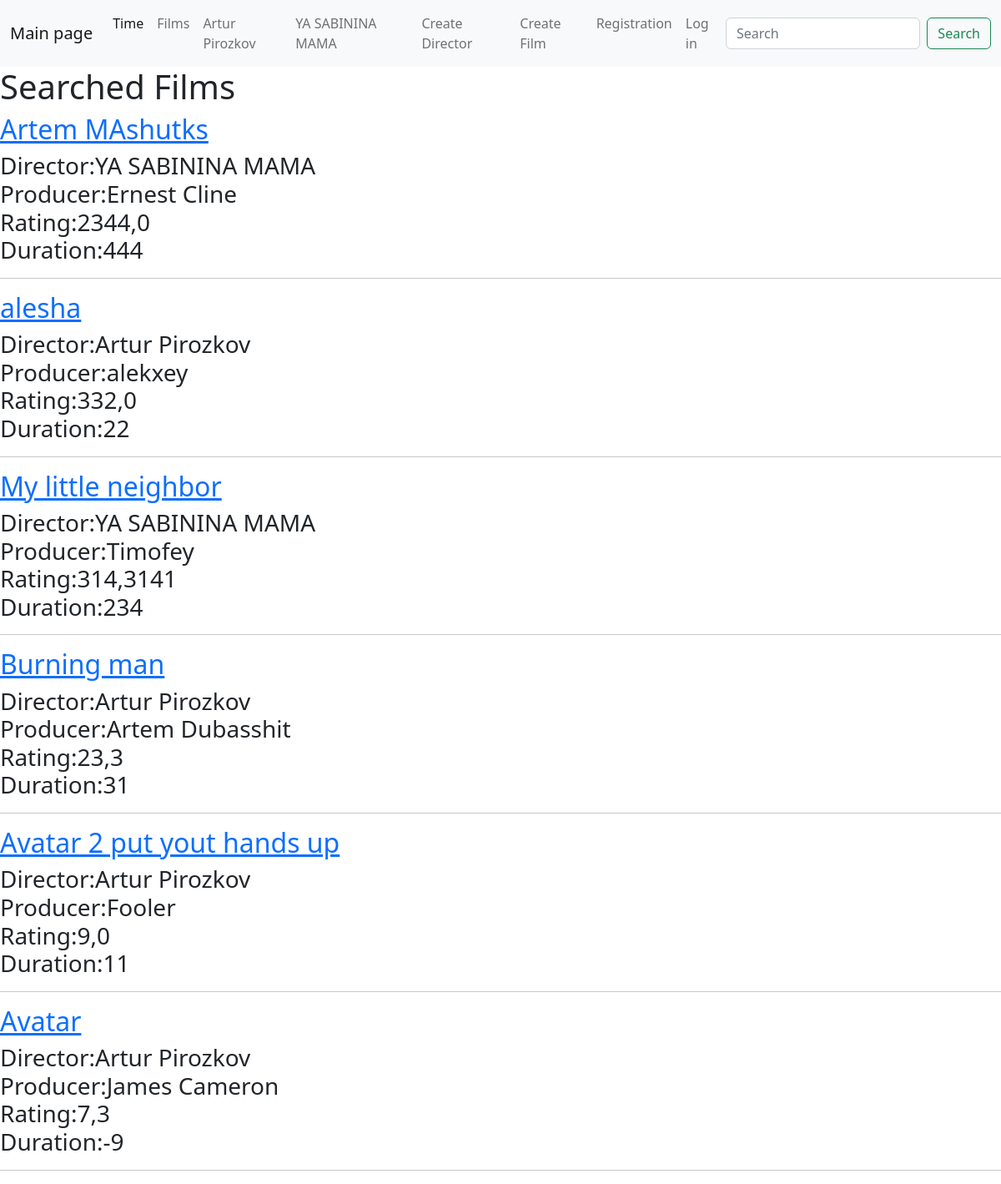
The app's page /search/, older data.
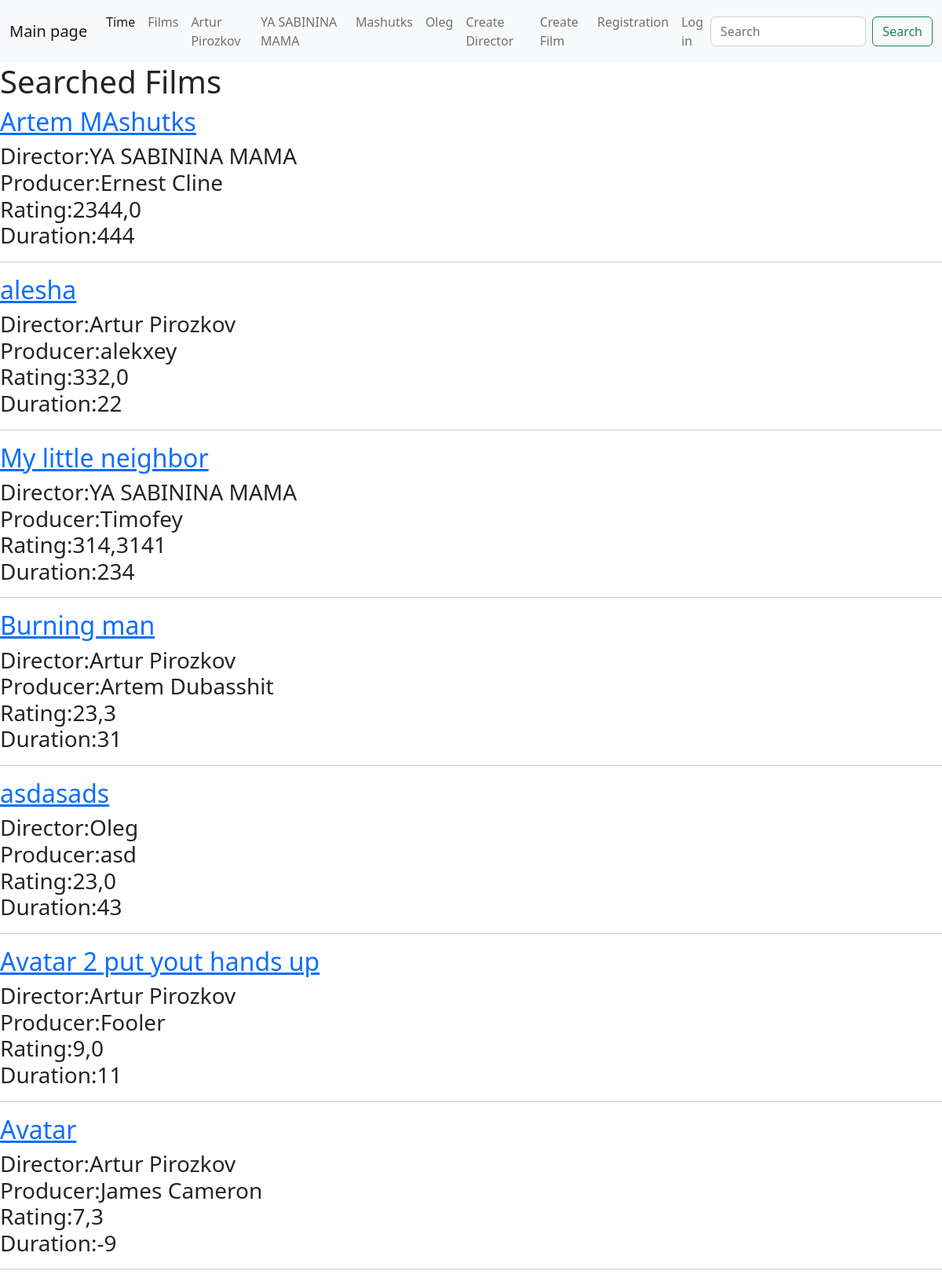
The same page, newer data.
### main/models.py (models this page shows, shortened)
class Director(models.Model):
    class Meta:
        verbose_name = 'Режиссерa'
        verbose_name_plural = 'Режиссеры'
    name = models.CharField(max_length=70, verbose_name='Режиссер')
    def __str__(self):        return self.name

class Films(models.Model):
    class Meta:
        verbose_name = 'Фильм'
        verbose_name_plural = 'Фильмы'
        ordering = ['-rating', 'title']
    director = models.ForeignKey(Director, on_delete=models.PROTECT,
                                 related_name="director" , null=True,
                                 verbose_name='Режиссёр')
    title = models.CharField(max_length=250 ,
                             verbose_name='Название')
    producer = models.CharField(max_length=250,
                                verbose_name='Продюссер')
    rating = models.FloatField(verbose_name='Рейтинг')
    duration = models.IntegerField(verbose_name='Длительность')
    created = models.DateTimeField(auto_now_add=True, null=True,
                                   verbose_name='Дата создания')
    updated = models.DateTimeField(auto_now=True, null=True,
                                   verbose_name='Дата обновления')

### main/views.py (the view)
# urls.py: path('search/' , views.search_view),
def search_view(request):
    search_word = request.GET.get('search_word', '')
    context = {
        'films' : Films.objects.filter(title__icontains=search_word),
        'search_word' : search_word,
        'directors': Director.objects.all()
    }
    return render(request , 'search.html' , context=context)

### templates/search.html
{% extends 'lay_out.html' %}
{% load static %}
{% block content %}
<h1>Searched Films</h1>
{% for film in films  %}
    <h2>
        <a href="/films/{{film.id}}/">{{ film.title }}</a></h2>
    <h3>Director:{{ film.director }}<br>
        Producer:{{ film.producer }}<br>
    Rating:{{ film.rating}}<br>
    Duration:{{ film.duration }}</h3>
    <hr>
{% endfor %}
{% endblock %}

### templates/lay_out.html (shortened to what this page needs)
<!DOCTYPE html>
<html lang="en">
<head>
    <link href="https://cdn.jsdelivr.net/npm/bootstrap@5.2.2/dist/css/bootstrap.min.css" rel="stylesheet">
</head>
<body>
<nav class="navbar navbar-expand-lg bg-light">
  <div class="container-fluid">
    <a class="navbar-brand" href="/main/">Main page</a>
    <div class="collapse navbar-collapse" id="navbarSupportedContent">
      <ul class="navbar-nav me-auto mb-2 mb-lg-0">
        <li class="nav-item">
          <a class="nav-link active" aria-current="page" href="/date_now/">Time</a>
        </li>
        <li class="nav-item">
          <a class="nav-link" href="/films/">Films</a>
        </li>
           {% for dir in directors %}
                    <li class="nav-item">
                        <a class="nav-link" href="/director/{{dir.id}}/films">
                            {{ dir.name }}</a>
                    </li>
          {% endfor %}
      <li class="nav-item">
            <a class="nav-link" href="/director/create/">Create Director</a>
        </li>
        <li class="nav-item">
            <a class="nav-link" href="/films/create/">Create Film</a>
        </li>
        <li class="nav-item">
            <a class="nav-link" href="/register/">Registration</a>
        </li>
        {% if user.is_anonymous%}
            <li class="nav-item">
            <a class="nav-link" href="/login/">Log in</a>
        </li>
            {% else %}
            <a class="nav-link" href="/logout/">Log out {{ user.username }}</a>
        {% endif %}
      </ul>
      <form class="d-flex" role="search" method="get" action="/search/">
        <input class="form-control me-2" type="search" placeholder="Search"
               name="search_word"
               aria-label="Search" value="{{ search_word }}">
        <button class="btn btn-outline-success" type="submit">Search</button>
      </form>
    </div>
  </div>
</nav>
{% block content %}
{% endblock %}
</body>
</html>

Row changes from the older to the newer data that the page shows:
added Director: name "Mashutks"
added Director: name "Oleg"
added Films: title "asdasads", director "Oleg", producer "asd", rating "23,0", duration "43"
